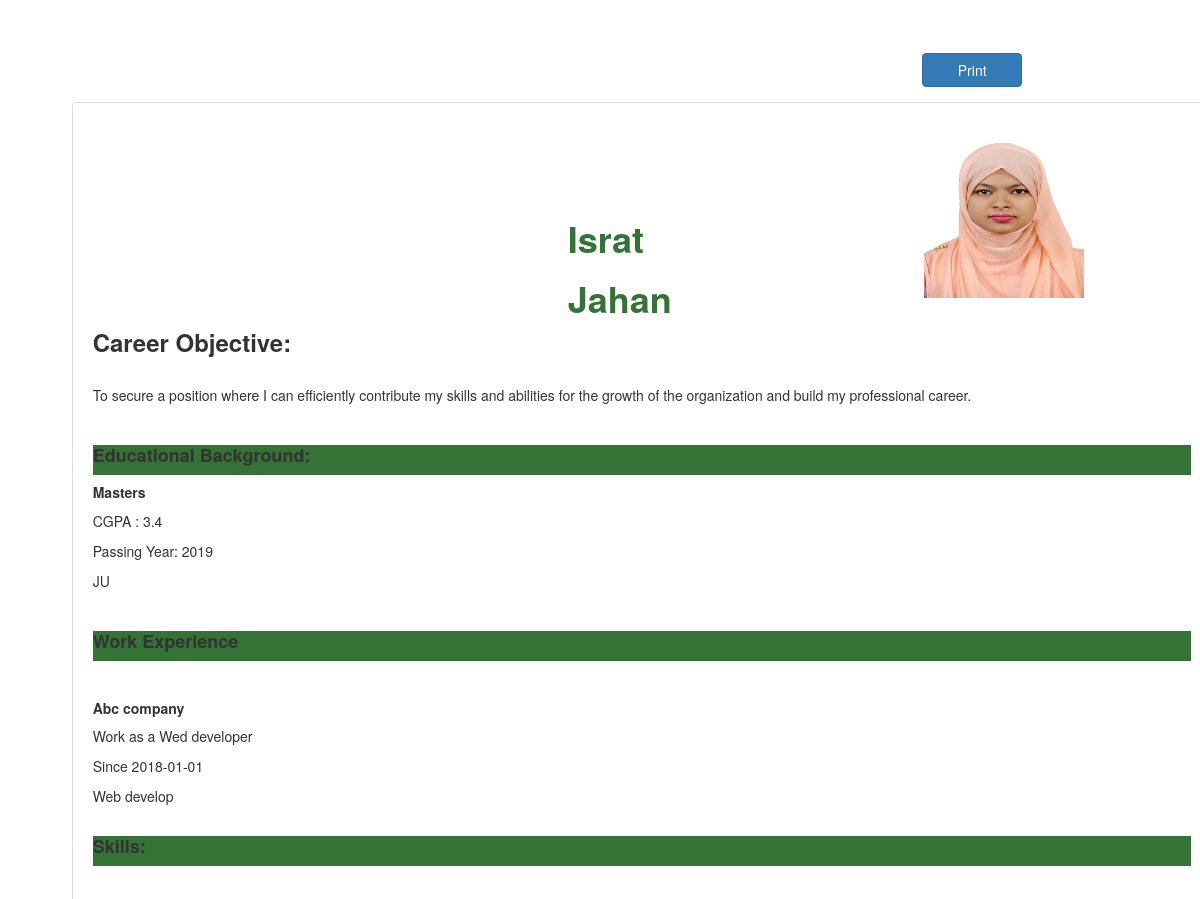
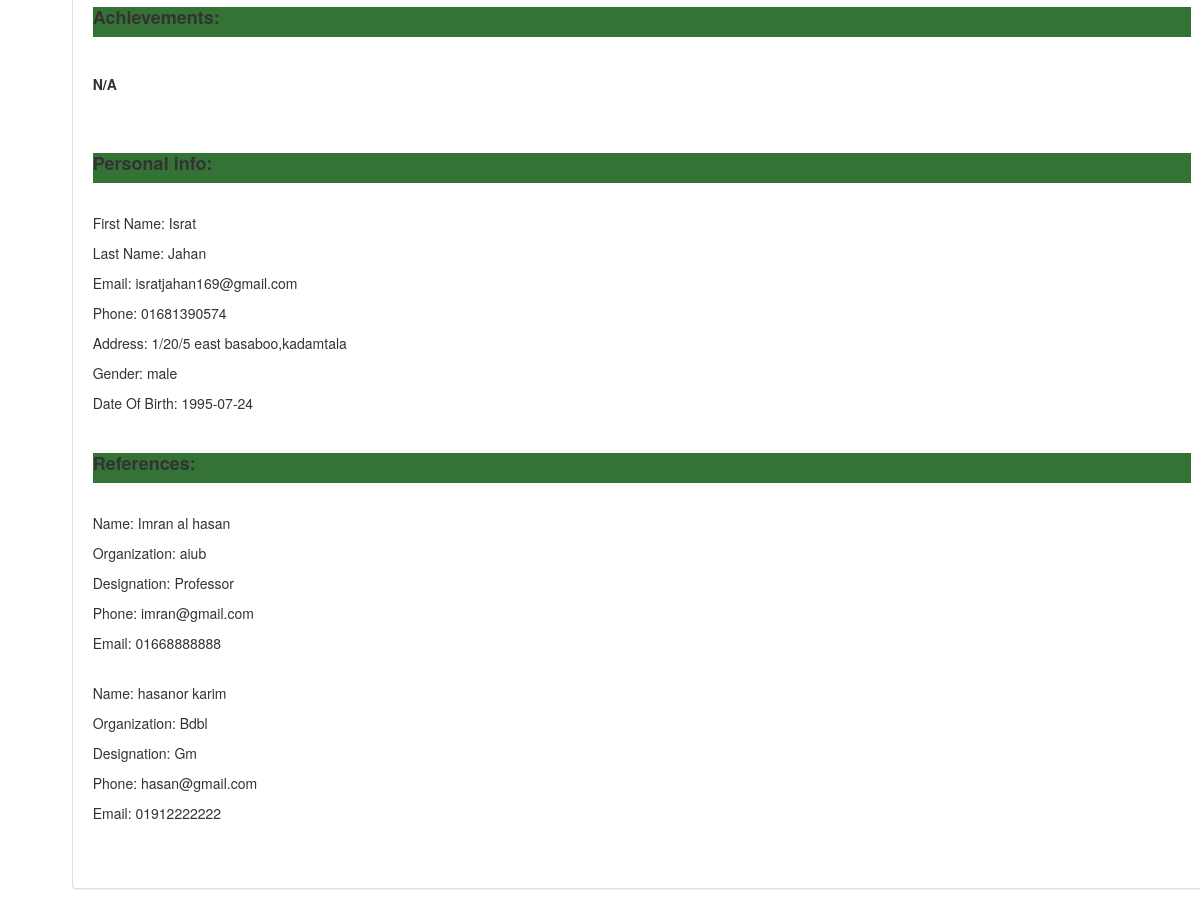
Page /template/t1_content.php?applicant_id=26 (signed in) on the committed database (2 pictures, top to bottom).
### tables this page shows
CREATE TABLE `tbl_basic` (
  `user_id` int(4) NOT NULL,
  `login_id` int(4) NOT NULL,
  `career_object` text NOT NULL,
  `first_name` varchar(200) NOT NULL,
  `last_name` varchar(200) NOT NULL,
  `email` varchar(200) NOT NULL,
  `phone` varchar(200) NOT NULL,
  `web` varchar(200) NOT NULL,
  `gender` varchar(200) NOT NULL,
  `skills` text NOT NULL,
  `dob` date NOT NULL,
  `address` text NOT NULL,
  `photo` varchar(200) NOT NULL
);

CREATE TABLE `tbl_education` (
  `edu_id` int(3) NOT NULL,
  `name_of_degree` varchar(300) NOT NULL,
  `major` varchar(300) NOT NULL,
  `instituation` varchar(300) NOT NULL,
  `passing_year` varchar(300) NOT NULL,
  `cgpa` varchar(300) NOT NULL,
  `achievement` varchar(300) NOT NULL,
  `login_id` int(4) NOT NULL
);

CREATE TABLE `tbl_experience` (
  `exp_id` int(3) NOT NULL,
  `job_title` varchar(300) NOT NULL,
  `desig` varchar(300) NOT NULL,
  `org` varchar(300) NOT NULL,
  `sdate` date NOT NULL,
  `edate` date NOT NULL,
  `job_des` varchar(300) NOT NULL,
  `login_id` int(4) NOT NULL
);

CREATE TABLE `tbl_qualification` (
  `qua_id` int(3) NOT NULL,
  `qualification` varchar(200) NOT NULL,
  `login_id` int(4) NOT NULL
);

CREATE TABLE `tbl_reference` (
  `ref_id` int(3) NOT NULL,
  `namee` varchar(200) NOT NULL,
  `org` varchar(200) NOT NULL,
  `desig` varchar(200) NOT NULL,
  `email` varchar(200) NOT NULL,
  `phone` varchar(200) NOT NULL,
  `login_id` int(4) NOT NULL
);

### classes/db_connect.php (called while the page is built, shortened)
<?php
class Db_connect
{
	public $hostname='localhost';
	public $username='root';
	public $password='';
	public $dbname='cv_maker';
	public function __construct()
    {
        $this->conn=mysqli_connect($this->hostname,$this->username,$this->password,$this->dbname);
    }
}

### classes/application.php (called while the page is built, shortened)
<?php
require 'db_connect.php';
class Application
{
    public function __construct()
    {
        $db_connect=new Db_connect();
        $this->conn=$db_connect->conn;
    }
    public function  select_education($data)
    {
        $sql="SELECT * FROM tbl_education WHERE login_id=$data LIMIT 0,1 ";
        $a1=  mysqli_query($this->conn,$sql);
        return $a1;
    }
    public function  select_expreience($data)
    {
        $sql="SELECT * FROM tbl_experience WHERE login_id=$data LIMIT 0,1 ";
        $a1=  mysqli_query($this->conn,$sql);
        return $a1;
    }
    public function  select_reference($data)
    {
        $sql="SELECT * FROM tbl_reference WHERE login_id=$data   LIMIT 0,1 ";
        $a1=  mysqli_query($this->conn,$sql);
        return $a1;
    }
    public function  select_reference1($data)
    {
        $sql="SELECT * FROM tbl_reference WHERE login_id=$data   LIMIT 1,1 ";
        $a1=  mysqli_query($this->conn,$sql);
        return $a1;
    }
    public function  select_qualification($data)
    {
        $sql="SELECT * FROM tbl_qualification WHERE login_id=$data LIMIT 0,1 ";
        $a1=  mysqli_query($this->conn,$sql);
        return $a1;
    }
    public function  select_basic($data)
    {
        $sql="SELECT * FROM tbl_basic WHERE login_id=$data ";
        $a1=  mysqli_query($this->conn,$sql);
        return $a1;
    }
}

### template/t1_content.php (the view, shortened to what this page needs)
<!DOCTYPE html>
<?php
require '../classes/application.php';
require '../classes/login.php';
$obj_app=new Application();
if(isset($_SESSION['type'])){
    $login_id = $_GET['applicant_id'];
}else{
    $login_id = $_SESSION['login_id'];
}
$result=$obj_app->select_basic($login_id);
$row=  mysqli_fetch_assoc($result);
$resut_education=$obj_app->select_education($login_id);
$row_education=  mysqli_fetch_assoc($resut_education);
$result_exprience=$obj_app->select_expreience($login_id);
$row_exprience=  mysqli_fetch_assoc($result_exprience);
$result_reference=$obj_app->select_reference($login_id);
$row_reference=  mysqli_fetch_assoc($result_reference);
$result_reference1=$obj_app->select_reference1($login_id);
$row_reference1=  mysqli_fetch_assoc($result_reference1);
$result_qualification=$obj_app->select_qualification($login_id);
$row_qualification=  mysqli_fetch_assoc($result_qualification);
?>
<html>
<head>
    <link rel="stylesheet" type="text/css" href="../asset/front_end/contact/css/my_style_extra.css">
    <link rel="stylesheet" type="text/css" href="../asset/front_end/contact/css/bootstrap.min.css">
</head>
<body>
<div class="row">
    <div class="col-md-offset-8 col-md-4">
        <div class="panel-body" align="center">
            <button type="submit" name="btn" class="btn btn-outline btn-primary  " style="width: 100px"
                    onclick="printContent('print')"><i class="fa fa-print"></i> Print
            </button>
        </div>
    </div>
</div>
<div class="container" >
    <div >
        <div class="panel panel-default">
            <div class="panel-body">
                <div class="row" id="print">
                    <div style="margin-left: 20px; margin-right: 20px">
                        <div class="col-sm-12">
                            <div class="col-sm-offset-5 col-sm-4">
                                <br>
                                <br>
                                <br>
                                <h1 ><strong><?php echo $row['first_name'];?></strong></h1>
                                <h1 ><strong><?php echo $row['last_name'];?></strong></h1>
                            </div>
                            <div class=" col-sm-3">
                                <img src="../<?php echo $row['photo']?>" height="160px">
                            </div>
                        </div>
                        <div >
                            <h3><strong>Career Objective:</strong></h3><br>
                        </div>
                        <p><?php echo $row['career_object'] ?></p>
                        <div >
                            <br><h4><strong>Educational Background:</strong></h4>
                        </div>
                        <h5><strong><?php echo $row_education['name_of_degree'] ?></strong></h5>
                        <p>CGPA :  <?php echo  $row_education['cgpa']?></p>
                        <p>Passing Year: <?php echo  $row_education['passing_year']?></p>
                        <p><?php echo  $row_education['instituation']?></p><br>
                        <div>
                            <h4><strong>Work Experience</strong></h4><br>
                        </div>
                        <h5><strong><?php echo  $row_exprience['org'] ?></strong></h5>
                        <p>Work as a <?php echo  $row_exprience['desig']?></p>
                        <p>Since <?php echo  $row_exprience['sdate']?></p>
                        <p><?php echo  $row_exprience['job_des']?><br>
                            <br></p>
                        <div >
                            <h4><strong>Skills:</strong></h4><br>
                        </div>
                        <div >
                            <h4><strong>Achievements:</strong></h4><br>
                        </div>
                        <h5><strong><?php echo  $row_qualification['qualification'] ?></strong></h5>
                        <br><br>
                        <div >
                            <h4><strong>Personal info:</strong></h4><br>
                        </div>
                        <p>First Name: <?php echo $row['first_name'];?></p>
                        <p>Last Name: <?php echo $row['last_name'];?></p>
                        <p>Email: <?php echo $row['email']?></p>
                        <p>Phone: <?php echo $row['phone']?></p>
                        <p>Address: <?php echo $row['address']?></p>
                        <p>Gender: <?php echo $row['gender']?></p>
                        <p>Date Of Birth: <?php echo $row['dob']?></p>
                        <br>
                        <div >
                            <h4><strong>References:</strong></h4><br>
                        </div>
                        <p> Name: <?php echo $row_reference ['namee'];?></p>
                        <p>Organization: <?php echo $row_reference ['org'];?></p>
                        <p>Designation: <?php echo $row_reference['desig']?></p>
                        <p>Phone: <?php echo $row_reference['email']?></p>
                        <p>Email: <?php echo $row_reference['phone']?></p>
                        <br>
                        <?php if($row_reference1['namee']!=NULL)
                        {
                            ?>
                            <p> Name: <?php echo $row_reference1 ['namee'];?></p>
                            <p>Organization: <?php echo $row_reference1 ['org'];?></p>
                            <p>Designation: <?php echo $row_reference1['desig']?></p>
                            <p>Phone: <?php echo $row_reference1['email']?></p>
                            <p>Email: <?php echo $row_reference1['phone']?></p>
                            <?php
                        }  ?>
                        <br>
                        <br>
                    </div>
                </div>
            </div>
        </div>
    </div>
</div>
</body>
</html>

### template/t1_content.php (style rules this page uses)
html { margin: 0px; }
body { margin: 10mm 15mm 10mm 15mm; }
h4 { background: #347235 !important ; height: 30px; }
h1 { color: #347235 !important; }
.col-sm-1, .col-sm-2, .col-sm-3, .col-sm-4, .col-sm-5, .col-sm-6, .col-sm-7, .col-sm-8, .col-sm-9, .col-sm-10, .col-sm-11, .col-sm-12 { float: left; }
.col-sm-12 { width: 100%; }
.col-sm-4 { width: 33.33333333%; }
.col-sm-3 { width: 25%; }
.col-sm-offset-5 { margin-left: 41.66666667%; }

### rows in the picture
tbl_basic: first_name "Israt", last_name "Jahan", photo (picture), career_object "To secure a position where I can efficiently contribute my skills and abilities for the growth of the organization and build my professional career.", email "isratjahan169@gmail.com", phone "01681390574", address "1/20/5 east basaboo,kadamtala", gender "male", dob "1995-07-24"
tbl_education: name_of_degree "Masters", cgpa "3.4", passing_year "2019", instituation "JU"
tbl_experience: org "Abc company", desig "Wed developer", sdate "2018-01-01", job_des "Web develop"
tbl_qualification: qualification "N/A"
tbl_reference: namee "Imran al hasan", org "aiub", desig "Professor", email "imran@gmail.com", phone "01668888888"
tbl_reference: namee "hasanor karim", org "Bdbl", desig "Gm", email "hasan@gmail.com", phone "01912222222"
